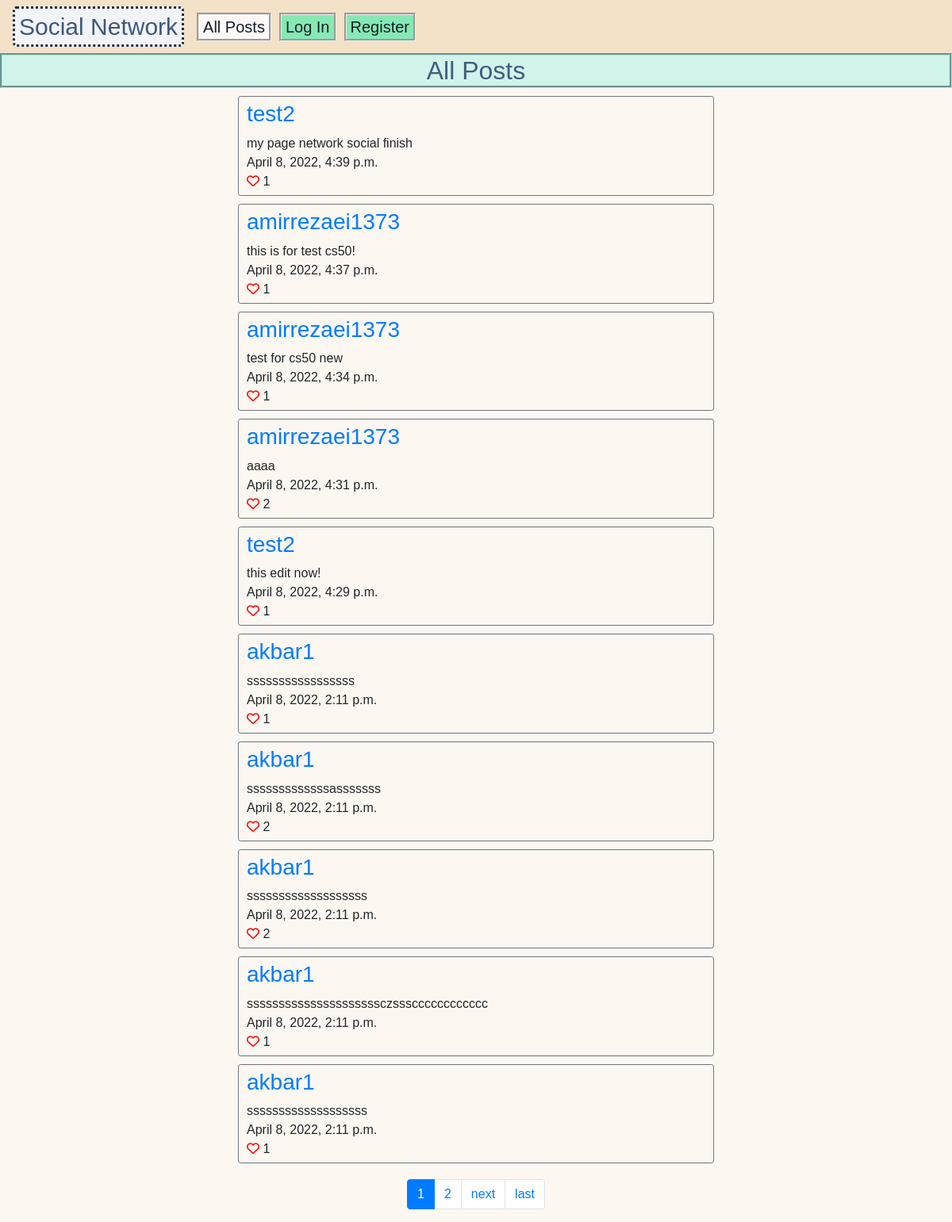
The page / on the database its author committed.
### network/models.py (models this page shows, shortened)
class Post(models.Model):
    user = models.ForeignKey("User", on_delete=models.CASCADE, related_name="posts")
    message = models.TextField(max_length=POST_MAX_LENGTH, blank=False)
    likes = models.ManyToManyField("User", blank=True, related_name="likes")
    created_on = models.DateTimeField(auto_now_add=True)
    modified_on = models.DateField(auto_now=True)
    @property
    def like_count(self):
        return self.likes.count()

class User(AbstractUser):
    pass

### network/views.py (the view)
# urls.py: path("", views.index, name="index"),
def index(request):
    post_objects = Post.objects.all().order_by("-created_on")
    paginator = Paginator(post_objects, 10)  # show 10 posts per page.
    page_number = request.GET.get("page", 1)
    posts = paginator.get_page(page_number)
    return render(
        request,
        "network/index.html",
        {
            "posts": posts,
            "num_page_range": range(posts.paginator.num_pages),
            "current_page": page_number,
            "post_max_length": POST_MAX_LENGTH,
        },
    )

### network/templates/network/index.html (shortened to what this page needs)
{% extends "network/posts_layout.html" %}
{% load static %}
{% block details %}
    <h2 class="head1">All Posts</h2>
{% endblock %}

### network/templates/network/posts_layout.html (shortened to what this page needs)
{% extends "network/layout.html" %}
{% block body %}
{% block details %}
{% endblock details %}
    {% if posts %}
    {% for post in posts %}
        <div class="container border border-secondary rounded-sm post-container" data-post_container_id="{{ post.id }}">
            <div class="row post-row">
                <h3><a href="{% url 'get_user' post.user.id %}">{{ post.user.username }}</a></h3>
            </div>
            <div class="row post-row">
                <div data-message="{{ post.id }}">{{ post.message }}</div>
            </div>
            <div class="row post-row">
                <div>{{ post.created_on }}
                </div>
            </div>
            <div class="row post-row">
                <div style="display: inline;">
                    {% if request.user.is_authenticated %}
                        {% if request.user in post.likes.all %}
                            <i data-id="{{ post.id }}" class="fas fa-heart" style="color: red;"></i>
                        {% else %}
                            <i data-id="{{ post.id }}" class="far fa-heart" style="color: red;"></i>
                        {% endif %}
                    {% else %}
                        <a href="{% url 'login' %}"><i class="far fa-heart" style="color: red;"></i></a>
                    {% endif %}
                    <div class="like-count" data-id="{{ post.id }}" style="display: inline;">{{ post.like_count }}</div>
                </div>
            </div>
        </div>
    {% endfor %}
    <div class="pagination justify-content-center" style="margin-top: 20px;">
        <span class="step-links justify-content-center">
            <nav aria-label="post pagination">
                <ul class="pagination justify-content-center">
                    {% if posts.has_previous or posts.has_next %}
                        {% for page in num_page_range %}
                            {% if forloop.counter|slugify == current_page|slugify %}
                                <li class="page-item active"><a class="page-link" href="?page={{ forloop.counter }}">{{ forloop.counter }}
                                </a></li>
                            {% else %}
                                <li class="page-item"><a class="page-link" href="?page={{ forloop.counter }}">{{ forloop.counter }}</a></li>
                            {% endif %}
                        {% endfor %}
                    {% endif %}
                    {% if posts.has_next %}
                        <li class="page-item"><a class="page-link" href="?page={{ posts.next_page_number }}">next</a></li>
                        <li class="page-item"><a class="page-link" href="?page={{ posts.paginator.num_pages }}">last</a></li>
                    {% endif %}
                </ul>
            </nav>
        </span>
    </div>
    {% endif %}
{% endblock body %}

### network/static/network/styles.css (style rules this page uses)
body { font-family: sans-serif; position:relative; width: 100%; height: 100%; background-color: #fcf7f1; }
.head1 { text-align:center; border-style: groove; border-color:#a7e8e2 ; color: #425c81; background-color: #d0f4ea; font-family: 'Franklin Gothic Medium', 'Arial Narrow', Arial, sans-serif; }
.post-container { max-width: 50vw; margin-top: 10px; padding-top: 5px; padding-bottom: 5px; }
.post-row { padding-left: 10px; padding-right: 10px; }

### rows shown on the page
Post: user.username "test2", message "my page network social finish", created_on "April 8, 2022, 4:39 p.m.", like_count "1"
Post: user.username "amirrezaei1373", message "this is for test cs50!", created_on "April 8, 2022, 4:37 p.m.", like_count "1"
Post: user.username "amirrezaei1373", message "test for cs50 new", created_on "April 8, 2022, 4:34 p.m.", like_count "1"
Post: user.username "amirrezaei1373", message "aaaa", created_on "April 8, 2022, 4:31 p.m.", like_count "2"
Post: user.username "test2", message "this edit now!", created_on "April 8, 2022, 4:29 p.m.", like_count "1"
Post: user.username "akbar1", message "sssssssssssssssss", created_on "April 8, 2022, 2:11 p.m.", like_count "1"
Post: user.username "akbar1", message "sssssssssssssasssssss", created_on "April 8, 2022, 2:11 p.m.", like_count "2"
Post: user.username "akbar1", message "sssssssssssssssssss", created_on "April 8, 2022, 2:11 p.m.", like_count "2"
Post: user.username "akbar1", message "sssssssssssssssssssssczssscccccccccccc", created_on "April 8, 2022, 2:11 p.m.", like_count "1"
Post: user.username "akbar1", message "sssssssssssssssssss", created_on "April 8, 2022, 2:11 p.m.", like_count "1"
